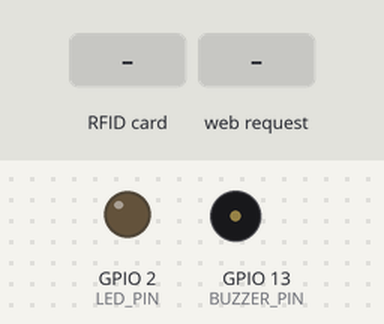
Recording of a sketch running on a simulated ESP32. Parts: output pins drawn as LEDs (lit = HIGH), buzzer (waves = sounding). The inputs (shaded band) are chosen by the test bench. WiFi joins after 1.5 s; servers stay silent unless stated; what the sketch prints to the serial monitor is not drawn.

Above: at 2.7 s.
2.8 s: RFID card 5E 7A 19 C4 held to the reader
At 3.2 s:
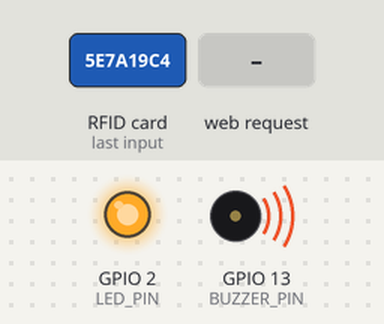
4.8 s: HTTP request GET /ON received
At 5.1 s:
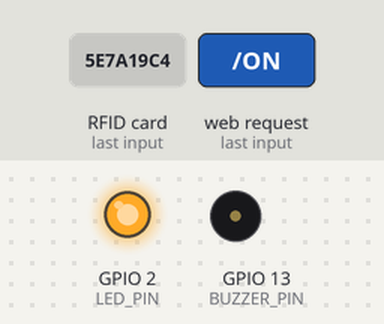
6.3 s: HTTP request GET /OFF received
At 6.7 s:
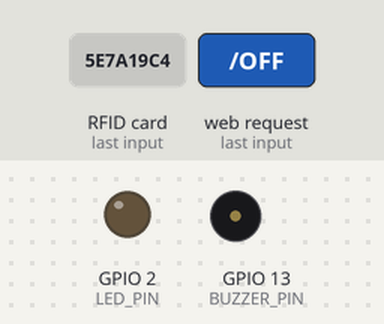
Timing chart, 0 to 9.3 s (numbered marks = the images above; inputs shaded):
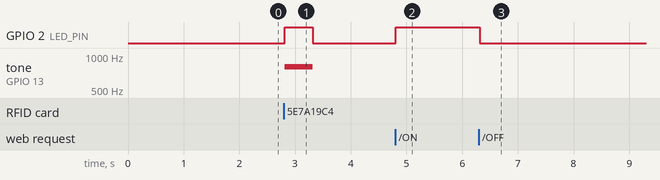

The sketch:

esp32.ino
```cpp
#include <WiFi.h>
#include <WebServer.h>
#include <SPI.h>
#include <MFRC522.h>

const char* ssid = "SSID";
const char* password = "PASSWORD";

#define RST_PIN   22
#define SS_PIN    21
#define LED_PIN   2
#define BUZZER_PIN 13

// MFRC522 -> RFID MODEL
MFRC522 mfrc522(SS_PIN, RST_PIN);  // Create an MFRC522 instance
byte storedCard[4];   // Store the registered card ID
bool isRegistered = false;
bool cardDetected = false;

WebServer server(80);

void setup() {
  Serial.begin(115200);
  pinMode(LED_PIN, OUTPUT);
  pinMode(BUZZER_PIN, OUTPUT);
  digitalWrite(BUZZER_PIN, LOW);

  SPI.begin(18, 19, 23, 21);  // SCK, MISO, MOSI, SS
  mfrc522.PCD_Init();         // Initialize the MFRC522

  // Conecta no WiFi
  WiFi.begin(ssid, password);
  while (WiFi.status() != WL_CONNECTED) {
    delay(500);
    Serial.print(".");
  }
  Serial.println("\nWiFi connected");
  Serial.println("IP address: ");
  Serial.println(WiFi.localIP());

  server.on("/ON", HTTP_GET, []() {
    digitalWrite(LED_PIN, HIGH);
    server.send(200, "text/plain", "LED ON");
  });

  server.on("/OFF", HTTP_GET, []() {
    digitalWrite(LED_PIN, LOW);
    server.send(200, "text/plain", "LED OFF");
  });

  server.on("/rfid", HTTP_GET, []() {
    server.send(200, "text/plain", cardDetected ? "1" : "0");
    cardDetected = false;
  });

  server.begin();
}

// Success beep function
void successBeep() {
  tone(BUZZER_PIN, 1000);  // 1kHz beep
  delay(200);
  noTone(BUZZER_PIN);
}

// Error beep function
void errorBeep() {
  tone(BUZZER_PIN, 400);  // Error beep has lower frequency
  delay(100);
  noTone(BUZZER_PIN);
  delay(100);
  tone(BUZZER_PIN, 400);
  delay(100);
  noTone(BUZZER_PIN);
}

// Register beep function
void registrationBeep() {
  tone(BUZZER_PIN, 800);
  delay(500);
  noTone(BUZZER_PIN);
}

void loop() {
  server.handleClient();

  // Search for new cards
  if (!mfrc522.PICC_IsNewCardPresent()) {
    return;
  }

  // Select one of the cards
  if (!mfrc522.PICC_ReadCardSerial()) {
    return;
  }

  // If no card is registered, register this one
  if (!isRegistered) {
    for (byte i = 0; i < 4; i++) {
      storedCard[i] = mfrc522.uid.uidByte[i];
    }
    isRegistered = true;
    Serial.println("Card registered!");
    digitalWrite(LED_PIN, HIGH);
    registrationBeep();  // Long beep for registration
    digitalWrite(LED_PIN, LOW);
  }
  // If a card is already registered, check if it is the correct card
  else {
    bool authorized = true;
    for (byte i = 0; i < 4; i++) {
      if (mfrc522.uid.uidByte[i] != storedCard[i]) {
        authorized = false;
        break;
      }
    }

    if (authorized) {
      Serial.println("Access granted!");
      cardDetected = true;
      digitalWrite(LED_PIN, HIGH);
      successBeep();  // Single beep for success
      digitalWrite(LED_PIN, LOW);
    } else {
      Serial.println("Access denied!");
      digitalWrite(LED_PIN, HIGH);
      errorBeep();    // Double beep for error
      digitalWrite(LED_PIN, LOW);
    }
  }

  // Stop PICC
  mfrc522.PICC_HaltA();
}
```

Measured:
- after the input at 2.8 s, GPIO 2 (LED_PIN): LOW → HIGH at once, → LOW 0.50 s later; tone on GPIO 13 (BUZZER_PIN): silent → 800 Hz at once, → silent 0.50 s later
- after the input at 4.8 s, GPIO 2 (LED_PIN): LOW → HIGH at once
- after the input at 6.3 s, GPIO 2 (LED_PIN): HIGH → LOW at once
